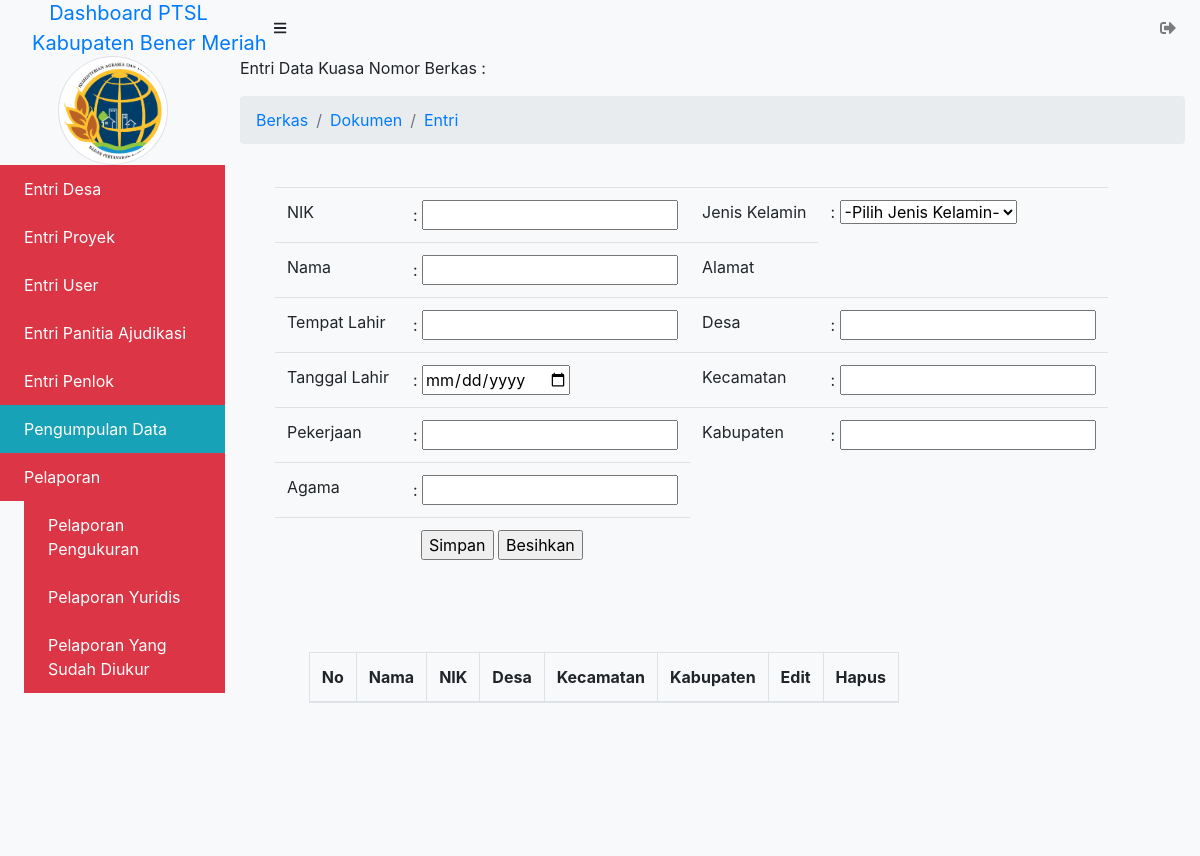
/admin/pemb_berkas/dokumen/entri/entri_kuasa.php (signed in), run on an earlier commit of the app's database.
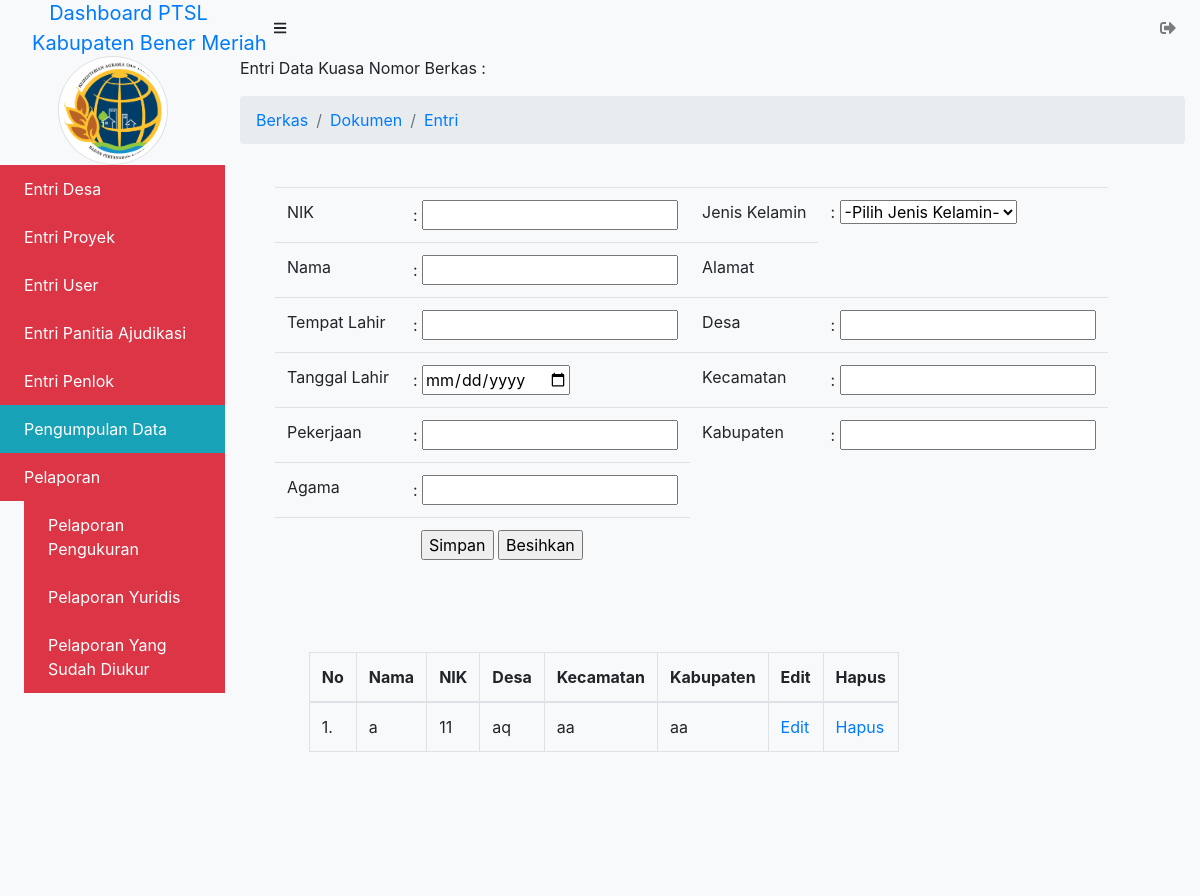
And on a later commit of the database.
### tables this page shows
CREATE TABLE `kuasa` (
  `id_kuasa` int(11) NOT NULL,
  `nik_kuasa` varchar(255) NOT NULL,
  `id_jk` int(11) NOT NULL,
  `nama_kuasa` varchar(255) NOT NULL,
  `temp_lahir_kuasa` varchar(255) NOT NULL,
  `desa_kuasa` varchar(255) NOT NULL,
  `tgl_lahir_kuasa` date NOT NULL,
  `kecamatan_kuasa` varchar(255) NOT NULL,
  `pekerjaan_kuasa` varchar(255) NOT NULL,
  `kabupaten_kuasa` varchar(255) NOT NULL,
  `agama_kuasa` varchar(255) NOT NULL
);

### admin/pemb_berkas/dokumen/entri/entri_kuasa.php (the view, shortened to what the changed rows need)
<?php $title = "Entri Data  Kuasa";
include_once('../../../_header.php');
?>
            <div id="layoutSidenav_content">
                <main>
<?php
function tambah($koneksi){
    ?>
                        <div class="row">
                            <div class="col-xl-auto offset-xl-1">
    <?php
}
function tampil_data($koneksi){
    $sql = "SELECT * FROM kuasa LEFT JOIN jenis_kelamin ON kuasa.id_jk = jenis_kelamin.id_jk";
    $query = mysqli_query($koneksi, $sql);
    $nomor = 1;
        echo "<fieldset>";
        echo "<div class='table-responsive'>";
        echo "<table class='table table-responsive-sm table-bordered table-hover' id='user' border='1' cellpadding='10'>";
        echo "<thead>";
            echo "<tr>";
            echo "<th>No</th>
                <th>Nama</th>
                <th>NIK</th>
                <th>Desa</th>
                <th>Kecamatan</th>
                <th>Kabupaten</th>
                <th>Edit</th>
                <th>Hapus</th>";
            echo "</tr>";
        echo "</thead>";
        echo "<tbody>";
    while($data = mysqli_fetch_array($query)){
        ?>
            <tr>
                <td><?= $nomor++; ?>.</td>
                <td><?php echo $data['nama_kuasa']; ?></td>
                <td><?php echo $data['nik_kuasa']; ?></td>
                <td><?php echo $data['desa_kuasa']; ?></td>
                <td><?php echo $data['kecamatan_kuasa']; ?></td>
                <td><?php echo $data['kabupaten_kuasa']; ?></td>
                <td>
                    <a href="entri_kuasa.php?aksi=update&id=<?php echo $data['id_kuasa']; ?>&nik_kuasa=<?php echo $data['nik_kuasa']; ?>&jk=<?php echo $data['id_jk']; ?>&nama_kuasa=<?php echo $data['nama_kuasa']; ?>&temp_lahir_kuasa=<?php echo $data['temp_lahir_kuasa']; ?>&desa_kuasa=<?php echo $data['desa_kuasa']; ?>&tgl_lahir_kuasa=<?php echo $data['tgl_lahir_kuasa']; ?>&kecamatan_kuasa=<?php echo $data['kecamatan_kuasa']; ?>&pekerjaan_kuasa=<?php echo $data['pekerjaan_kuasa']; ?>&kabupaten_kuasa=<?php echo $data['kabupaten_kuasa']; ?>&agama_kuasa=<?php echo $data['agama_kuasa']; ?>">Edit</a>
                </td>
                <td>
                    <a href="entri_kuasa.php?aksi=delete&id=<?php echo $data['id_kuasa']; ?>" onClick="return confirm('Yakin akan menghapus kuasa <?= $data['nama_kuasa']; ?>?')">Hapus</a>
                </td>
            </tr>
        <?php
    }
    echo "</tbody>";
    echo "</table>";
    echo "</fieldset>";
}
        ?>
        <?php
if (isset($_GET['aksi'])){
    switch($_GET['aksi']){
        case "create":
            echo '<a href="entri_kuasa.php"> &laquo; Home</a>';
            tambah($koneksi);
            break;
        case "read":
            tampil_data($koneksi);
            break;
        case "update":
            ubah($koneksi);
            tampil_data($koneksi);
            break;
        case "delete":
            hapus($koneksi);
            break;
        default:
            echo "<h3>Aksi <i>".$_GET['aksi']."</i> tidaka ada!</h3>";
            tambah($koneksi);
            tampil_data($koneksi);
    }
} else {
    tambah($koneksi);
    tampil_data($koneksi);
}
?>
                            </div>
                        </div>
                    </div>
                </div>
<?php include_once('../../../_footer.php'); ?>

What changed in the data, as far as the page shows it:
added kuasa: nama_kuasa "a", nik_kuasa "11", desa_kuasa "aq", kecamatan_kuasa "aa", kabupaten_kuasa "aa"
